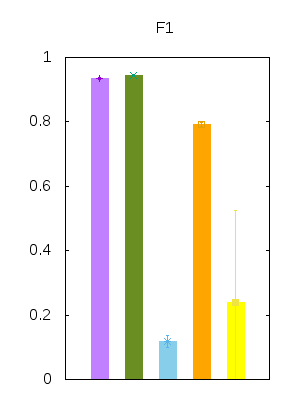

Generate this figure with gnuplot:
set terminal png size 300,400
set output "f1.png"

set style line 1 lc rgb "purple"
set style line 2 lc rgb "#6B8E23"
set style line 3 lc rgb "skyblue"
set style line 4 lc rgb "orange"
set style line 5 lc rgb "yellow"

set style fill solid
set boxwidth 0.5

set xtics rotate by -45
set xrange [0:6]
set yrange [0:1]
unset xtics
set title "F1"
unset key

plot "dtf1.dat" using 1:3:xtic(2) w boxes ls 1 title "Decision Tree", "dtf1.dat" using 1:3:4 w errorbars linetype 1 title "", \
     "rff1.dat" using 1:3:xtic(2) w boxes ls 2 title "Random Forest", "rff1.dat" using 1:3:4 w errorbars linetype 2 title "", \
     "nbf1.dat" using 1:3:xtic(2) w boxes ls 3 title "Naive Bayes|", "nbf1.dat" using 1:3:4 w errorbars linetype 3 title "", \
     "knnf1.dat" using 1:3:xtic(2) w boxes ls 4 title "KNN", "knnf1.dat" using 1:3:4 w errorbars linetype 4 title "", \
     "svcf1.dat" using 1:3:xtic(2) w boxes ls 5 title "SVM", "svcf1.dat" using 1:3:4 w errorbars linetype 5 title ""
